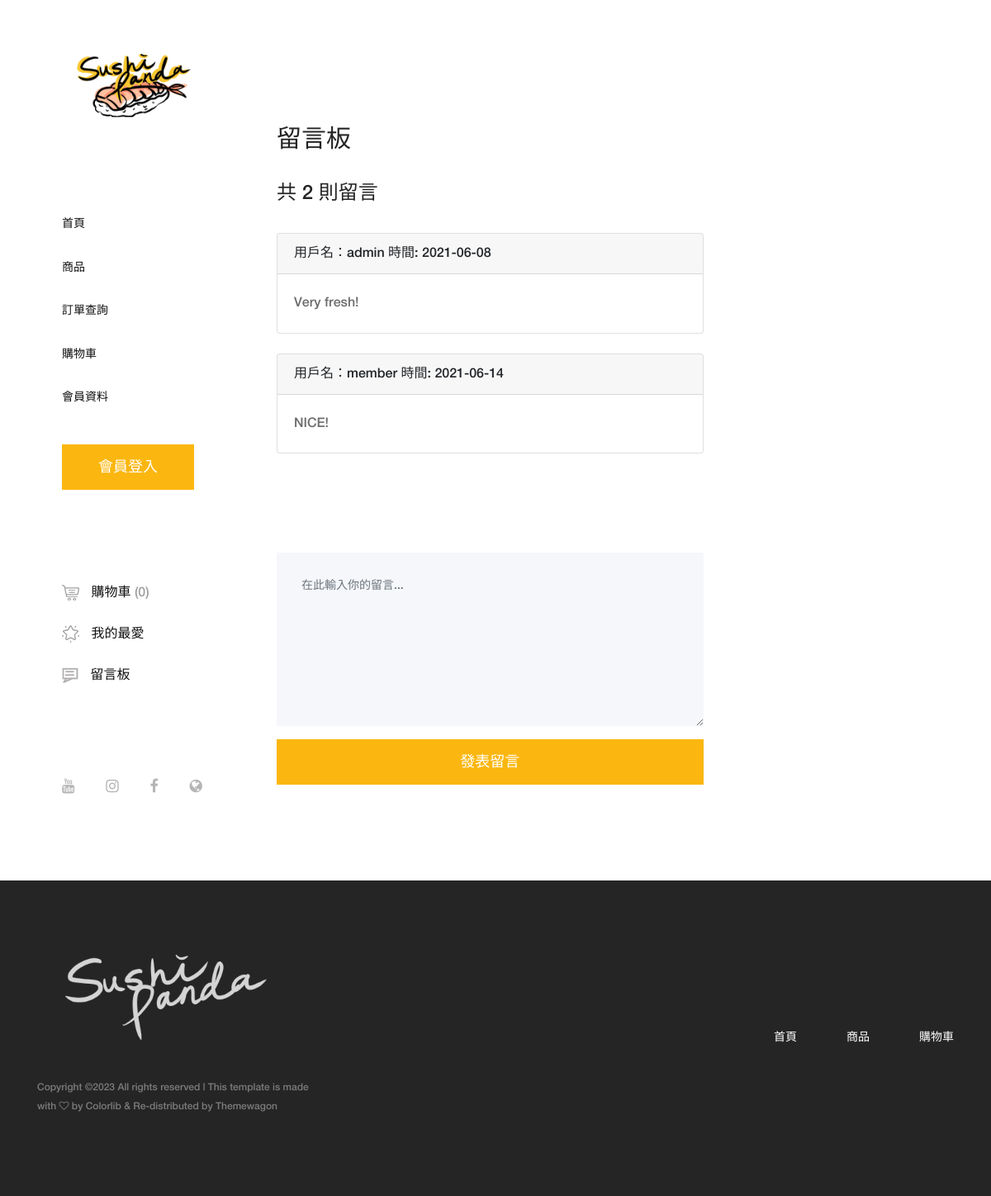
Screenshot of /board.php with the database file from the repository.
### tables this page shows
CREATE TABLE `board` (
  `account` varchar(20) NOT NULL,
  `content` text NOT NULL,
  `board_date` varchar(50) NOT NULL
);

### privilege_address.php (called while the page is built, shortened)
<?php
if ($priv == 1) {
    $checkout_address = "login.php";
    $cart_address = "login.php";
    $user_address = "login.php";
} else if ($priv == 2) {
    $checkout_address = "checkout.php";
    $cart_address = "cart.php";
    $board_address = "board.php";
    $user_address = "user.php";
    $wish_address = "wish.php";
} else if ($priv == 3) {
    $checkout_address = "checkout_admin.php";
    $cart_address = "cart.php";
    $board_address = "board_admin.php";
    $user_address = "user_admin.php";
    $wish_address = "wish.php";
}
?>

### privilege.php (called while the page is built)
<?php
if ($result1 = mysqli_query($link, "SELECT * FROM user where account='$user'")) {
    $row1 = mysqli_fetch_assoc($result1);
    if (!empty($row1)) {
        $priv = $row1["privilege"];
        $u_name = $row1["u_name"];
    } else {
        $priv = 1;
    }
} else {
    $priv = 1;
}
?>

### board.php (the view, shortened to what this page needs)
<?php include("session.php"); ?>
<?php include("connection.php"); ?>
<?php include("privilege.php"); ?>
<?php
$sql = "SELECT *  FROM board order by board_date";
$data = "";
if ($result = mysqli_query($link, $sql)) {
    $total_records = mysqli_num_rows($result);
    for ($j = 1; $j <= $total_records; $j++) {
        $row = mysqli_fetch_assoc($result);
        $data .= "<div class='card'>
                        <div class='card-header'>
                            用戶名：" . $row["account"] . "    時間: " . $row["board_date"] . "
                        </div>
                        <div class='card-body'>
                            <p class='card-text'>" . $row["content"] . " </p>
                        </div>
                    </div>
                    </br>";
    }
}
?>
<!DOCTYPE html>
<html lang="en">
<head>
    <?php include("header.php"); ?>
</head>
<body>
    <div class="main-content-wrapper d-flex clearfix">
        <header class="header-area clearfix">
            <div class="logo">
                <a href="index.php"><img src="img/core-img/logo1.png" alt=""></a>
            </div>
            <nav class="amado-nav">
                <ul>
                    <li><a href="index.php">首頁</a></li>
                    <li><a href="shop.php">商品</a></li>
                    <?php include("privilege_address.php"); ?>
                    <li><a href="<?php echo $checkout_address ?>">訂單查詢</a></li>
                    <li><a href="<?php echo $cart_address ?>">購物車</a></li>
                    <li><a href="<?php echo $user_address ?>">會員資料</a></li>
                </ul>
            </nav>
            <?php include("button.php"); ?>
        </header>
        <div class="cart-table-area section-padding-100">
            <div class="container-fluid">
                <div class="row">
                    <div class="col-12 col-lg-8">
                        <div class="checkout_details_area mt-50 clearfix">
                            <div class="cart-title">
                                <h2>留言板</h2>
                                <h4>共 <?php echo $total_records ?> 則留言</h4>
                            </div>
                            <?php echo $data ?>
                            <form action="" method="post">
                                <div class="row">
                                    <div class="col-12 mb-3">
                                        <textarea name="content" class="form-control w-100" id="comment" cols="30" rows="10" placeholder="在此輸入你的留言..."></textarea>
                                    </div>
                                    <div class="col-12 mb-3">
                                        <button type="submit" name="check" class="btn amado-btn w-100">發表留言</button>
                                    </div>
                                </div>
                            </form>
                        </div>
                    </div>
                </div>
            </div>
        </div>
    </div>
    <?php include("footer.php"); ?>
</body>
</html>

### css/core-style.css (style rules this page uses)
* { margin: 0; padding: 0; }
body { font-family: "helveticaneuemedium"; font-size: 16px; }
h1, h2, h3, h4, h5, h6 { color: #242424; line-height: 1.3; font-weight: 400; }
p { color: #6d6d6d; font-size: 16px; line-height: 1.9; font-weight: 400; }
a { -webkit-transition: all 500ms ease 0s; transition: all 500ms ease 0s; text-decoration: none; outline: 0 solid transparent; color: #131212; font-weight: 400; font-size: 12px; }
ul, ol { margin: 0; }
ul li, ol li { list-style: none; }
img { height: auto; max-width: 100%; }
.mt-50 { margin-top: 50px !important; }
.section-padding-100 { padding-top: 100px; padding-bottom: 100px; }
.amado-btn { display: inline-block; min-width: 160px; height: 55px; color: #ffffff; border: none; border-radius: 0; padding: 0 7px; font-size: 18px; line-height: 56px; background-color: #fbb710; font-weight: 400; }
.main-content-wrapper { position: relative; z-index: 1; -webkit-transition-duration: 500ms; transition-duration: 500ms; -ms-flex-wrap: wrap; flex-wrap: wrap; }
.main-content-wrapper .header-area { -webkit-transition-duration: 500ms; transition-duration: 500ms; position: relative; z-index: 1; -webkit-box-flex: 0; -ms-flex: 0 0 320px; flex: 0 0 320px; width: 320px; max-width: 320px; background-color: #fff; padding: 60px 75px; }
.main-content-wrapper .header-area .logo { margin-bottom: 100px; display: block; }
.main-content-wrapper .header-area .amado-nav li a { font-size: 14px; text-transform: uppercase; position: relative; z-index: 1; padding: 20px 0; display: block; line-height: 0.9; color: #131212; font-weight: normal; }
.main-content-wrapper .header-area .amado-nav li a::after { -webkit-transition-duration: 500ms; transition-duration: 500ms; width: 30px; height: 3px; position: absolute; top: 50%; margin-top: -1.5px; left: -150px; background-color: #fbb710; z-index: 10; content: ''; }
.main-content-wrapper .cart-table-area { position: relative; z-index: 1; -webkit-box-flex: 0; -ms-flex: 0 0 calc(95% - 320px); flex: 0 0 calc(95% - 320px); width: calc(95% - 320px); max-width: calc(95% - 320px); }
.main-content-wrapper .cart-table-area .cart-title h2 { font-size: 30px; margin-bottom: 30px; color: #242424; }
.checkout_details_area form .form-control { height: 60px; border: none; border-radius: 0; background-color: #f5f7fa; padding: 30px; color: #6b6b6b; font-size: 14px; }
.checkout_details_area form textarea.form-control { height: 210px; }

### rows the page displays
board: account "admin", board_date "2021-06-08", content "Very fresh!"
board: account "member", board_date "2021-06-14", content "NICE!"

### other values shown
$cnt "0"
$total_records "2"
